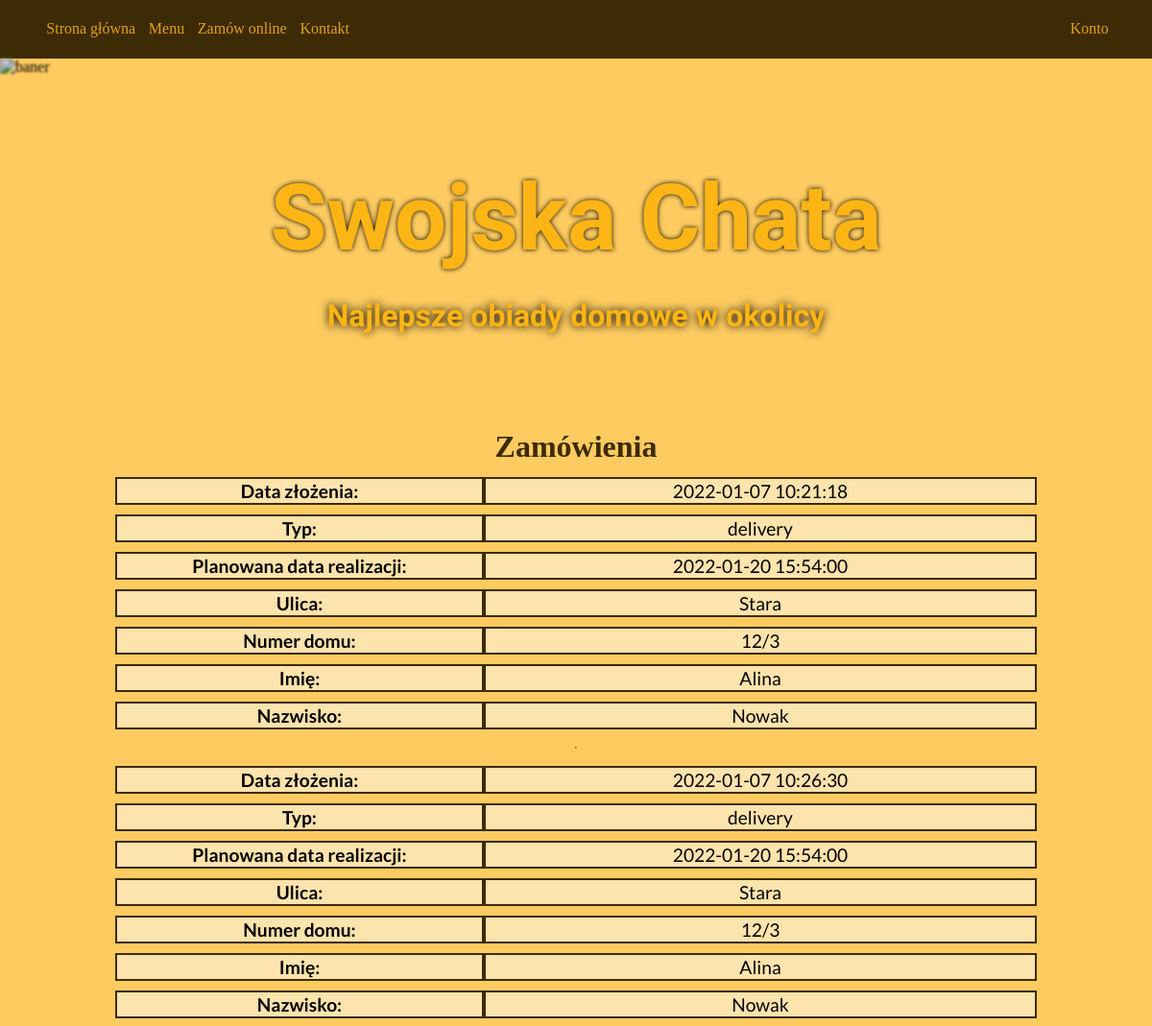
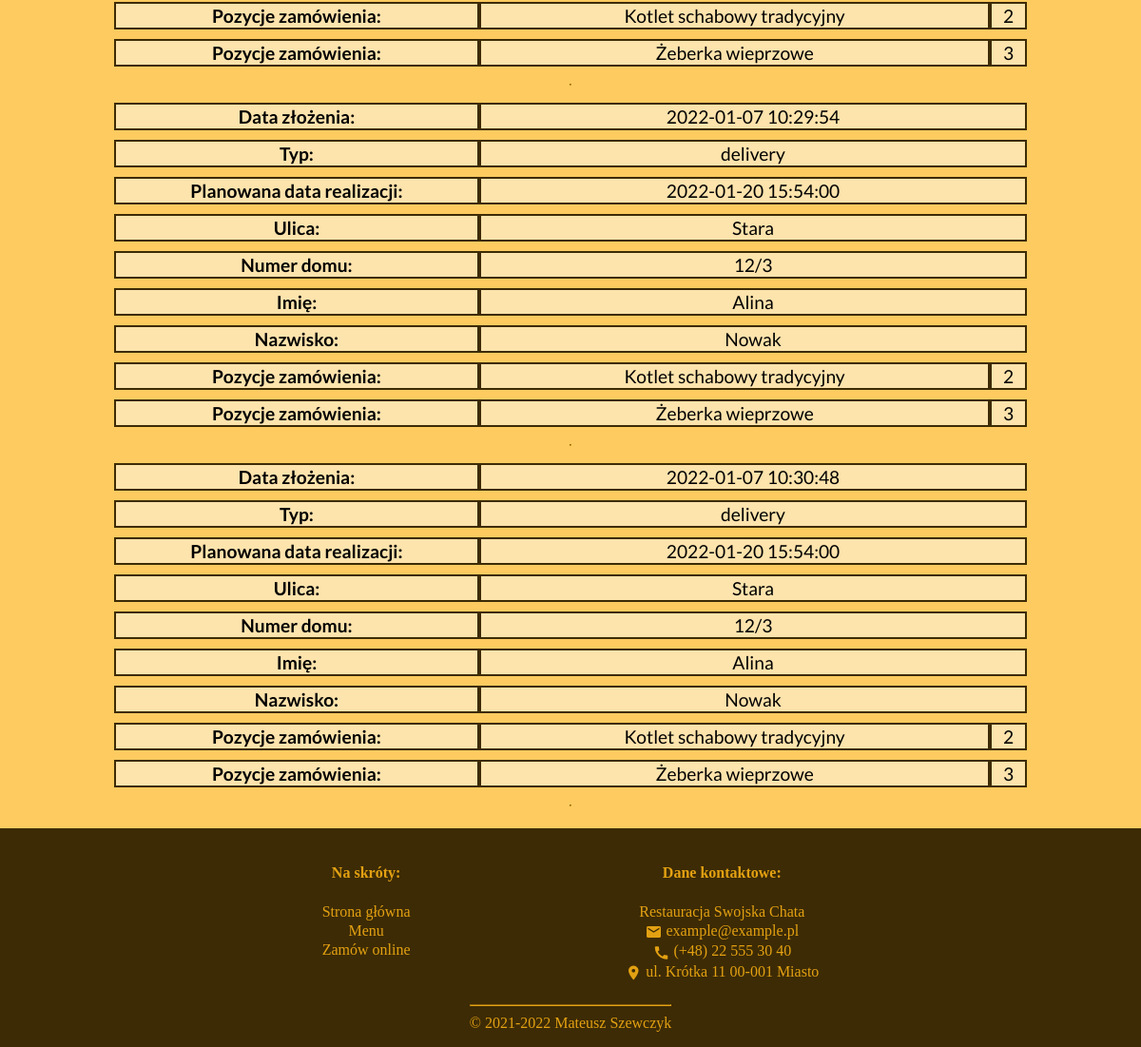
Before: /panel.php?form=Konto&card=orders (signed in) with the older database file (2 pictures, top to bottom).
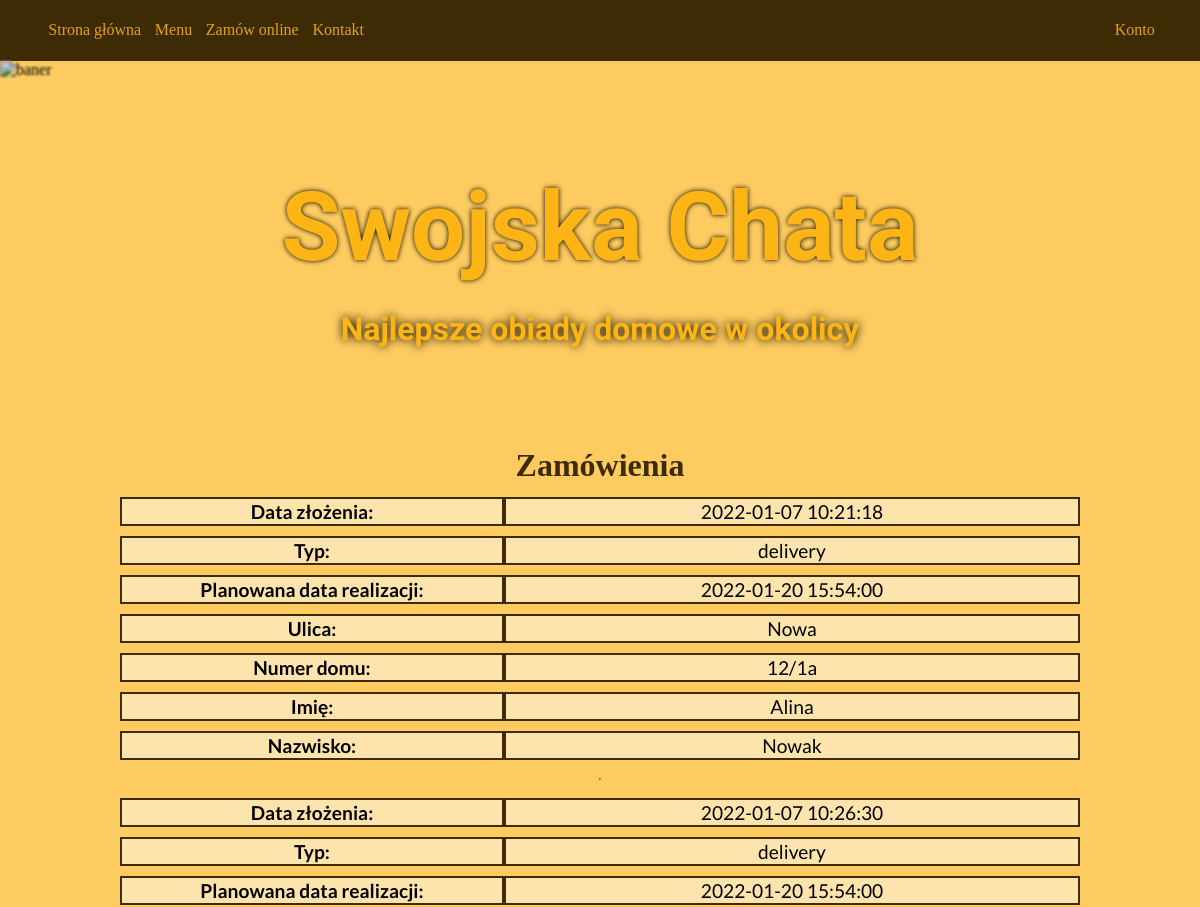
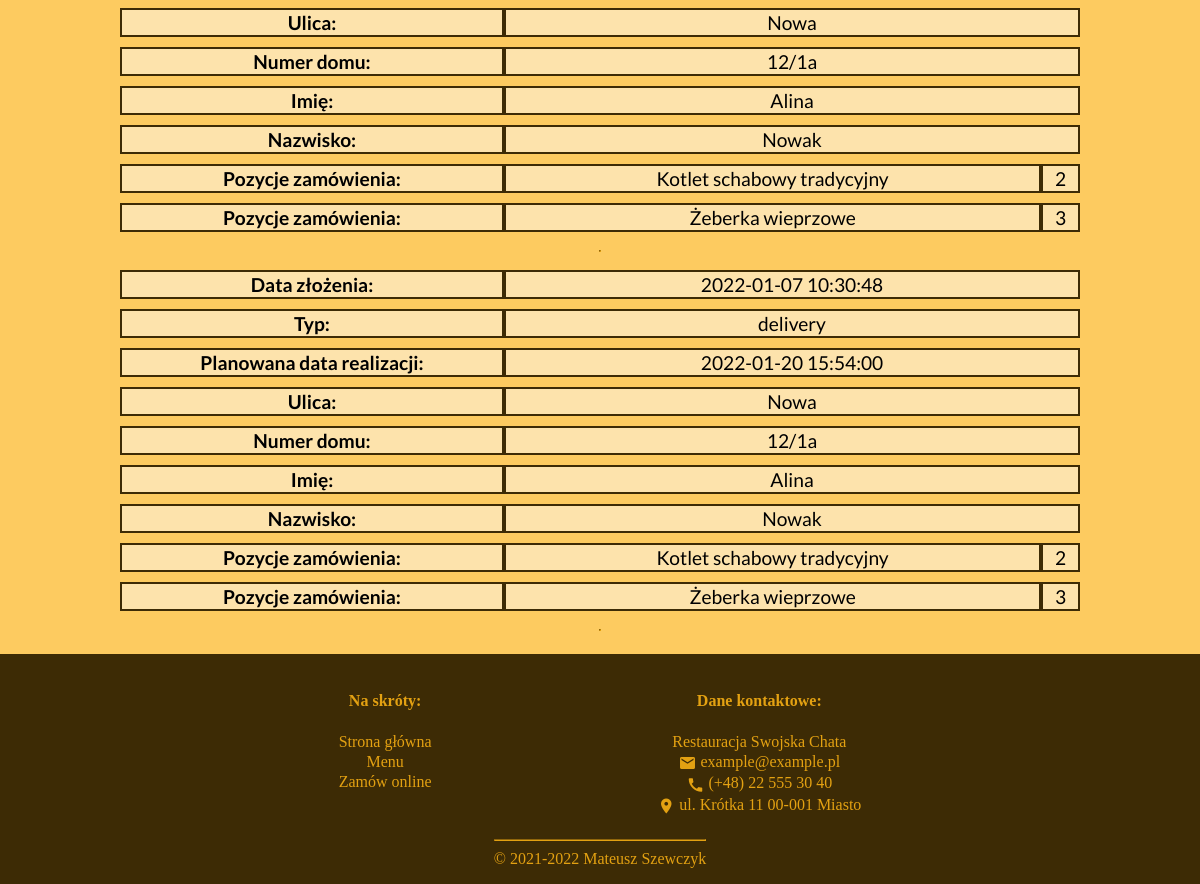
After: the same page with the newer database file (2 pictures, top to bottom).
### tables this page shows
CREATE TABLE `zamowienie` (
  `ID` int(11) NOT NULL,
  `user_ID` int(11) NOT NULL,
  `data` timestamp NOT NULL DEFAULT current_timestamp() ON UPDATE current_timestamp(),
  `typ` enum('takeaway','delivery') NOT NULL,
  `daneKlienta_ID` int(11) NOT NULL,
  `czasRealizacji_typ` enum('ASAP','date') NOT NULL,
  `dataRealizacji` datetime DEFAULT NULL,
  `adres_ID` int(11) DEFAULT NULL,
  `uwagi` varchar(150) NOT NULL,
  `platnosc` enum('cash','card','voucher') DEFAULT NULL
);

CREATE TABLE `adres` (
  `ID` int(11) NOT NULL,
  `user_ID` int(11) NOT NULL,
  `ulica` varchar(100) NOT NULL,
  `numer` varchar(6) NOT NULL
);

CREATE TABLE `dane_klienta` (
  `ID` int(11) NOT NULL,
  `user_ID` int(11) NOT NULL,
  `imie` varchar(20) NOT NULL,
  `nazwisko` varchar(40) NOT NULL,
  `nr_tel` varchar(12) NOT NULL
);

CREATE TABLE `lista_pozycji` (
  `zamowienie_ID` int(11) NOT NULL,
  `menu_ID` int(10) UNSIGNED NOT NULL,
  `ilosc` int(10) NOT NULL
);

CREATE TABLE `menu` (
  `ID` int(10) UNSIGNED NOT NULL,
  `kategoria` enum('Dania główne','Dodatki obiadowe do wyboru','Zupy','Potrawy mączne') NOT NULL,
  `nazwa` varchar(100) NOT NULL,
  `cena` decimal(4,2) UNSIGNED NOT NULL,
  `name_tag` varchar(35) NOT NULL
);

### classes/Database.php (called while the page is built, shortened)
<?php
  class Database
  {
    private $mysqli;
    function __construct($server, $user, $passwd, $base)
    {
      $this->mysqli = new mysqli($server, $user, $passwd, $base);
    }
    public function select($sql, $fields) {
        $content = array();
        if ($result = $this->mysqli->query($sql)) {
            $count_fields = count($fields);
            $j = 0;
            $content = array();
            while ($row = $result->fetch_object()) {
                $content[] = array();
                for ($i = 0; $i < $count_fields; $i++) {
                    $p = $fields[$i];
                    $q = $row->$p;
                    $content[$j] += [$p => $q];
                }
                $j++;
            }
        }
        return $content;
    }
  }
?>

### classes/Manager.php (the view, shortened to what this page needs)
<?php
  class Manager extends UserLogged
  {
    public $userID = 0;
    public function authorization(){
      $user = unserialize($_SESSION['userID']);
      $this->userID = $user->userID;
    }
      ?>
      <?php
    public function orders($db, $uid){
      $sql = ["SELECT `zamowienie`.`ID`, `zamowienie`.`data`, `zamowienie`.`typ`, `zamowienie`.`dataRealizacji`, `adres`.`ulica`, `adres`.`numer`, `dane_klienta`.`imie`,
        `dane_klienta`.`nazwisko`
        FROM `zamowienie` INNER JOIN `dane_klienta` ON zamowienie.daneKlienta_ID=dane_klienta.ID INNER JOIN `adres` ON zamowienie.adres_ID=adres.ID
        WHERE zamowienie.user_ID=$uid",
        "SELECT `zamowienie`.`ID`, `menu`.`nazwa`, `lista_pozycji`.`ilosc`
          FROM `zamowienie` INNER JOIN `lista_pozycji` ON lista_pozycji.zamowienie_ID=zamowienie.ID INNER JOIN `menu` ON lista_pozycji.menu_ID=menu.ID
          WHERE zamowienie.user_ID=$uid"
        ];
      $fields = [
        ['ID','data','typ','dataRealizacji','ulica','numer','imie','nazwisko'],
        ['ID','nazwa','ilosc']
        ];
      $result = array();
      $is_error = false;
      try{
        foreach ($sql as $key => $value) {
          if($db->select($value, $fields[$key]) != 0){
              $result[$key] = $db->select($value, $fields[$key]);
          }
          else{
              throw new Exception();
          }
        }
      }
      catch (Exception | mysqli_sql_exception $exception){
          $db->rollback();
          $is_error = true;
          echo "Błąd dostępu do bazy danych";
      }
      $labels = [
        'data' => 'Data złożenia',
        'typ' => 'Typ',
        'dataRealizacji' => 'Planowana data realizacji',
        'ulica' => 'Ulica',
        'numer' => 'Numer domu',
        'imie' => 'Imię',
        'nazwisko' => 'Nazwisko',
        'nazwa' => 'Potrawa',
        'ilosc' => 'Ilość'
      ];
      if(!$is_error){
        foreach ($result[0] as $key => $val){
            echo "<table id='{$val['ID']}' class='menu_cat'>";
            if($key === 0){
              echo '<caption>Zamówienia</caption>';
            }
            echo "<tbody>";
            foreach ($val as $k => $value) {
              if($k !== 'ID'){
                $value = htmlspecialchars($value);
                echo '<tr>';
                echo '<td class="labels"><b>'.$labels[$k].':</b> </td>';
                echo '<td colspan="2">'.$value.'</td>';
                echo '</tr>';
              }
            }
            foreach ($result[1] as $elem) {
              if($elem['ID'] == $val['ID']){
                echo '<tr><td class="labels"><b>Pozycje zamówienia:</b> </td>';
                echo '<td>'.$elem['nazwa'].'</td><td>'.$elem['ilosc'].'</td>';
                echo '</tr>';
              }
            }
            echo '</tbody>';
            echo "</table>";
            echo "<hr />";
        }
      }
    }
        ?>
      <?php
    public function show($db){
      $uid = $this->userID;
      if($uid > 0){
        if(isset($_GET['card'])){
          $card = $_GET['card'];
          switch ($card) {
            case 'orders':
              $this->orders($db, $uid);
              break;
          }
        }
        else{
          $this->main($db, $uid);
        }
      }
    }
  }
?>

Changed rows visible on the page:
removed zamowienie: k "Data złożenia", data "2022-01-07 10:29:54", k "Typ", typ "delivery", k "Planowana data realizacji", dataRealizacji "2022-01-20 15:54:00", k "Ulica", adres_ID.ulica "Stara", k "Numer domu", adres_ID.numer "12/3", k "Imię", dane_klienta.imie "Alina", k "Nazwisko", dane_klienta.nazwisko "Nowak"
removed lista_pozycji: menu_ID.nazwa "Kotlet schabowy tradycyjny", ilosc "2"
removed lista_pozycji: menu_ID.nazwa "Żeberka wieprzowe", ilosc "3"
Other visible differences:
new list line: "Ulica : Nowa"
new list line: "Numer domu : 12/1a"
list line gone: "Ulica : Stara"
list line gone: "Numer domu : 12/3"
